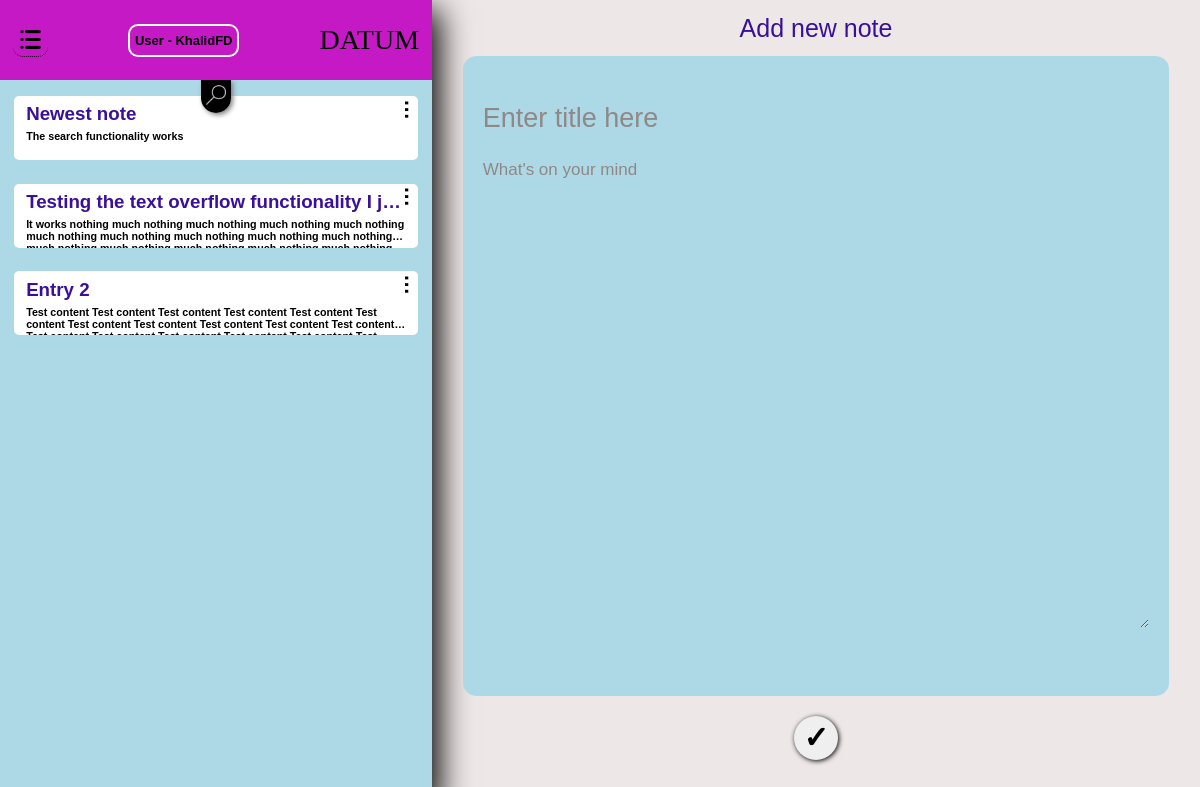
/user_notes (signed in), run on the app's committed database.
### datum/models.py (models this page shows, shortened)
class User(db.Model, UserMixin):
    id = db.Column(db.Integer, primary_key=True)
    username = db.Column(db.String(20), unique=True, nullable=False)
    email = db.Column(db.String(120), unique=True, nullable=False)
    image_file = db.Column(db.String(20), nullable=False, default='default.jpg')
    password = db.Column(db.String(60), nullable=False)
    notes = db.relationship('Note', backref='author', lazy=True)

class Note(db.Model):
    id = db.Column(db.Integer, primary_key=True, index=True)
    title = db.Column(db.String(50))
    content = db.Column(db.Text, nullable=False)
    date_posted = db.Column(db.DateTime, nullable=False,  default=datetime.utcnow)
    user_id = db.Column(db.Integer, db.ForeignKey('user.id'), nullable=False)

### datum/routes.py (the view)
@app.route('/', methods=['GET', 'POST'])
@app.route('/user_notes', methods=['GET', 'POST'])
def home():
    if current_user.is_authenticated:
        user = User.query.filter_by(username=current_user.username).first_or_404()
        notes = Note.query.filter_by(author=user).order_by(Note.date_posted.desc())
        return render_template('Datum_home.html', notes=notes)
    else:
        return render_template('Datum_home.html')

### datum/models.py (called while the page is built)
@login_manager.user_loader
def load_user(user_id):
    return User.query.get(int(user_id))

### datum/templates/Datum_home.html (shortened to what this page needs)
<!DOCTYPE html>
<html lang="en">
<head>
    <link rel="stylesheet" href="{{url_for('static', filename='css/Datum_home.css')}}">
</head>
<body>
    <div class="AllWrapper">
        <div class="leftDiv">
            <div class="TitleNotes">
                <div class="NotNote">
                    <div class="settings tooltip">
                        <img src="{{url_for('static', filename='img/list_menu.png')}}" class="userIcon">
                    </div>
                    {% if current_user.is_authenticated %}
                    <div class="settings">
                        <span> User - {{ current_user.username }}</span>
                    </div>
                    {% endif %}
                    <div class="Heading">
                        DATUM
                    </div>
                </div>
                <div class="arrangeCont">
                    <div class="searchBtnDiv">
                        <button class="searchBtn" id="searchBtn1"><img src="{{url_for('static', filename='img/search_icon.png')}}"></button>
                    </div>
                    <div class="savedNotes">
                        {% for note in notes %}
                        <div class="HalfContent">
                            <span class="optBtn">&ctdot;</span>
                            {% if current_user %}
                            <a class="padIt" href=" /note/{{ note.id }}/edit ">
                                <h3>{{ note.title }}</h3>
                                <h6>{{ note.content }}</h6>
                            </a>
                            {% endif %}
                        </div>
                        {% endfor %}
                    </div>
                </div>
            </div>
        </div>
        <div class="NoteShower">
            <div class="add">
                Add new note
            </div>
            <form action="/note/new" method="post">
                <div class="noteDiv">
                    <input type="text" class="title" placeholder="Enter title here" name="userEntryTitle">
                    <textarea class="text" placeholder="What's on your mind" name="userEntryContent"></textarea>
                </div>
                <div class="checkMark">
                    <button class="check" type="submit">
                        &check;
                    </button>
                </div>
            </form>
        </div>
    </div>
</body>
</html>

### datum/static/css/Datum_home.css (style rules this page uses)
* { margin: 0; box-sizing: border-box; padding: 0; font-family: 'Lucida Sans', 'Lucida Sans Regular', 'Lucida Grande', 'Lucida Sans Unicode', Geneva, Verdana, sans-serif; }
.searchBtnDiv { position: absolute; top: 0; left: 50%; z-index: 1000; transform: translateX(-50%); border-bottom-left-radius: 20px; border-bottom-right-radius: 20px; box-shadow: 2px 2px 5px grey; }
.searchBtnDiv button { text-align: center; padding: 5px; border-bottom-left-radius: 20px; border-bottom-right-radius: 20px; border: none; outline: none; transition: 0.5s; background-color: black; }
.searchBtnDiv button img { width: 20px; filter: invert(1); }
.tooltip { position: relative; display: inline-block; border-bottom: 1px dotted black; }
.AllWrapper { width: 100vw; height: 100vh; background-color: rgb(238, 231, 231); display: flex; align-items: center; justify-content: center; }
.leftDiv { width: 36%; height: 100%; display: flex; align-items: center; justify-content: center; }
.TitleNotes { width: 100%; height: 100%; overflow-y: hidden; transition: 0.4s; }
.arrangeCont { overflow: auto; background-color: lightblue; height: 90%; position: relative; }
.savedNotes { overflow-y: auto; display: flex; flex-direction: column; align-items: center; }
.NotNote { height: 10%; padding: 3%; display: flex; align-items: center; justify-content: space-between; background-color: rgb(197, 25, 197); }
.HalfContent { height: 79px; width: 97%; border-radius: 5px; position: relative; margin-top: 2%; padding: 1.75%; }
.optBtn { position: absolute; font-size: 20px; font-weight: 800; cursor: pointer; top: 9px; right: 9px; transform: rotate(90deg); transition: 0.4s; z-index: 98; }
.padIt { display: inline-block; width: 100%; padding: 3%; height: 100%; border: none; background-color: rgb(255, 255, 255); text-align: left; overflow-y: hidden; transition: 0.3s; border-radius: 5px; text-decoration: none; word-wrap: pre-wrap; display: -webkit-box; -webkit-line-clamp: 2; -webkit-box-orient: vertical; }
.padIt h3 { transform: translateY(-5px); color: rgb(57, 15, 155); overflow: hidden; text-overflow: ellipsis; white-space: nowrap; }
.padIt h6 { color: black; }
.settings { cursor: pointer; border-radius: 10px; width: fit-content; height: 33px; display: flex; align-items: center; justify-content: center; padding: 5px; font-size: 13px; font-weight: bolder; font-family: Verdana, Geneva, Tahoma, sans-serif; }
.settings:nth-of-type(2) { background-color: transparent; border: 2px solid white; }
.userIcon { width: 25px; }
.Heading { font-family: fantasy; font-weight: 100; font-size: 28px; text-align: left; }
.NoteShower { width: 66%; height: 100%; position: relative; }
.add { height: 7%; display: flex; align-items: center; justify-content: center; font-size: 25px; font-weight: 500; color: rgb(57, 15, 155); }
.noteDiv { width: 92%; height: 100%; background-color: white; background-color: lightblue; padding: 20px; margin-left: auto; margin-right: auto; position: relative; border-radius: 2%; box-shadow: 5px 7px 14px black; }
.title { color: black; font-weight: 300; width: 100%; margin-top: 4%; display: block; font-size: 27px; border: none; font-weight: 100; background-color: transparent; }
.text { color: black; margin-top: 4%; font-size: 15px; font-weight: 200; width: 100%; display: block; white-space: pre-wrap; height: 78%; border: none; background-color: transparent; }
.noteDiv { overflow: auto; }
.title::placeholder { color: rgb(143, 136, 136); }
.text::placeholder { color: rgb(143, 136, 136); font-size: 17px; }
.checkMark { display: flex; align-items: center; justify-content: center; padding: 10px; height: 13%; }
.check { font-size: 30px; font-weight: 800; width: 44px; height: 44px; display: flex; align-items: center; justify-content: center; border-radius: 100%; box-shadow: 1px 1px 5px black; border: none; transition: 0.4s; }
form { height: 80%; }
@media screen and (min-width:805px) { .leftDiv { box-shadow: 7px 10px 30px black; } }
@media screen and (min-width:805px) { .noteDiv { box-shadow: none; } }

### data on the page
User: username "KhalidFD"
Note: title "Newest note", content "The search functionality works"
Note: title "Testing the text overflow functionality I j…", content "It works nothing much nothing much nothing much nothing much nothing much nothing much nothing much nothing much nothing much…"
Note: title "Entry 2", content "Test content Test content Test content Test content Test content Test content Test content Test content Test content Test content Test…"
